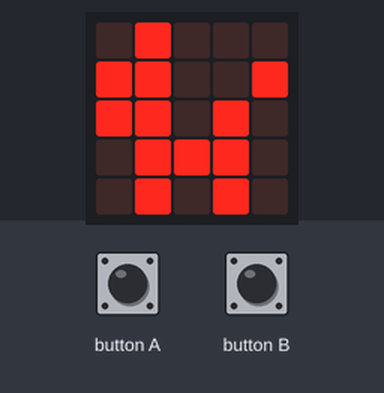
This program was run on a simulated BBC micro:bit (MakeCode). Shown: the board's 5×5 LED display. The test bench sets the inputs (shaded band).

Above: at 0.6 s.
1.3 s: button A pressed for 0.15 s
At 1.8 s:
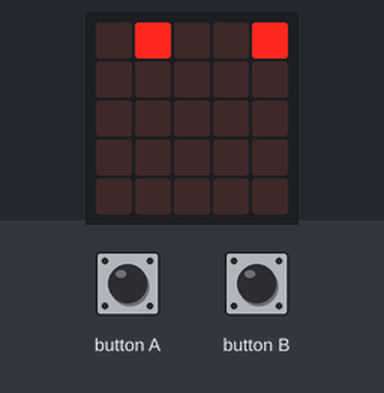
2.0 s: button B pressed for 0.15 s
At 4.0 s:
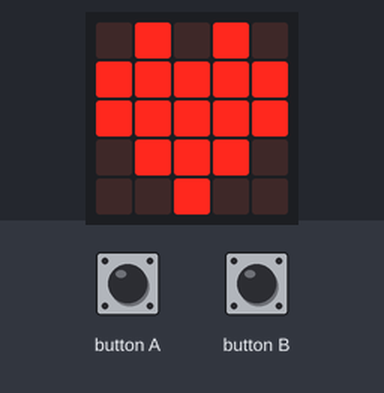
At 6.0 s:
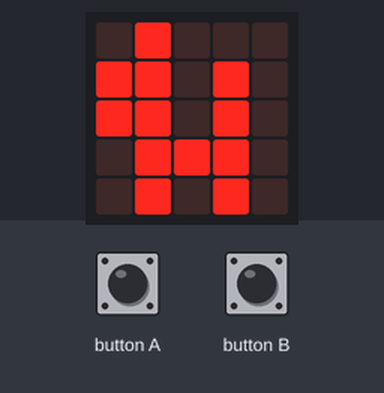

The program:

main.ts
```typescript
input.onButtonPressed(Button.A, function () {
    Kosc = 1
    Akcja = 1
})
input.onButtonPressed(Button.B, function () {
    Spacer = 1
    Akcja = 1
})
let Akcja = 0
let Kosc = 0
let Spacer = 0
let Zycie = 1
let Szczescie = 10
Spacer = 0
Kosc = 0
let Najedzenie = 0
Akcja = 0
loops.everyInterval(6000, function () {
    Szczescie += -1
    if (Najedzenie > 2) {
        Spacer += -1
    }
})
basic.forever(function () {
    while (Zycie == 1) {
        if (Akcja == 1) {
            if (Szczescie < 10 && Kosc == 1) {
                basic.showLeds(`
                    . # . . #
                    . . . . .
                    . . . . .
                    . . . . .
                    . . . . .
                    `)
                basic.showLeds(`
                    . . # # .
                    . # . . #
                    . . . . .
                    . . . . .
                    . . . . .
                    `)
                basic.showLeds(`
                    . # . . #
                    . . # # .
                    . # . . #
                    . . . . .
                    . . . . .
                    `)
                basic.showLeds(`
                    . . . . .
                    . # . . #
                    . . # # .
                    . # . . #
                    . . . . .
                    `)
                basic.showLeds(`
                    . . . . .
                    . . . . .
                    . # . . #
                    . . # # .
                    . # . . #
                    `)
                Szczescie += 1
                basic.showIcon(IconNames.Heart)
                basic.clearScreen()
                basic.pause(500)
                basic.showIcon(IconNames.Heart)
                basic.clearScreen()
                basic.pause(500)
                Najedzenie += 1
                Kosc = 0
                Akcja = 0
            }
            if (Spacer > 0) {
                basic.showLeds(`
                    . # . . .
                    # # . # .
                    # # . # .
                    . # # # .
                    . # . # .
                    `)
                basic.showLeds(`
                    # . . . .
                    # . # . .
                    # . # # .
                    # # # . .
                    # . # . .
                    `)
                basic.showLeds(`
                    # . . . .
                    # . # . #
                    # . # . .
                    # # # . .
                    # . # . .
                    `)
                basic.showLeds(`
                    . . . . .
                    . # . . .
                    . # . . #
                    # # . . .
                    . # . . .
                    `)
                basic.showLeds(`
                    . . . . .
                    # . . . .
                    # . . . .
                    # . . . #
                    # . . . .
                    `)
                basic.showLeds(`
                    . . . . .
                    . . . . .
                    . . . . .
                    . . . . .
                    . . . . #
                    `)
                Najedzenie = 0
                Spacer = 0
                Akcja = 0
            }
        } else {
            if (Szczescie == 10 || Szczescie > 10) {
                basic.showLeds(`
                    . # . . #
                    # # . # .
                    # # . . #
                    . # # # .
                    . # . # .
                    `)
                basic.showLeds(`
                    . # . # .
                    # # . . #
                    # # . # .
                    . # # # .
                    . # . # .
                    `)
            }
            if (Szczescie < 10 && Szczescie >= 5) {
                basic.showLeds(`
                    . # . . .
                    # # . # .
                    # # . . #
                    . # # # .
                    . # . # .
                    `)
                basic.showLeds(`
                    . # . . .
                    # # . . #
                    # # . # .
                    . # # # .
                    . # . # .
                    `)
            }
            if (Szczescie < 5 && Szczescie >= 1) {
                basic.showLeds(`
                    . # . . .
                    # # . . .
                    # # . . #
                    . # # # .
                    . # . # .
                    `)
                basic.showLeds(`
                    . # . . .
                    # # . . .
                    # # . # .
                    . # # # .
                    . # . # .
                    `)
            }
            if (Szczescie < 0 || Szczescie == 0) {
                basic.showIcon(IconNames.No)
                basic.showIcon(IconNames.No)
                basic.showIcon(IconNames.Skull)
                basic.showIcon(IconNames.Skull)
                basic.showLeds(`
                    . # . . .
                    # # # . .
                    . # . . .
                    . # . # .
                    . # # # #
                    `)
                Zycie = 0
            }
            if (Spacer < 0) {
                basic.showLeds(`
                    . # . . .
                    # # . . .
                    # # . . .
                    . # # # .
                    . # . # .
                    `)
                basic.showLeds(`
                    . # . . .
                    # # . . .
                    # # . . .
                    . # # . .
                    . # . # .
                    `)
                basic.showLeds(`
                    . # . . .
                    # # . . .
                    # # . . .
                    . # # # .
                    . # . # #
                    `)
                basic.showLeds(`
                    # . . . .
                    # . . . .
                    # . . . .
                    # # # . #
                    # . # # #
                    `)
                basic.showLeds(`
                    . . . . .
                    . . . . .
                    . . . . .
                    # # . # .
                    . # # # #
                    `)
                basic.showLeds(`
                    . . . . .
                    . . . . .
                    . . . . .
                    . . # . .
                    . # # # .
                    `)
                Najedzenie += -1
                Spacer = 0
                Akcja = 0
            }
        }
    }
})
```

test.ts
```typescript
// tu są testy; nie będzie to kompilowane, gdy ten pakiet będzie używany jako rozszerzenie.
```

Measured:
- after the input at 1.3 s, the display: changes after 0.30 s (image 1)
- after the input at 2.0 s, the display: first differs from a run without the input after 3.8 s (image 3)
- what the display in image 0 shows lasts 0.4 s, from 0.4 s to 0.8 s
- what the display in image 2 shows lasts 0.6 s, from 3.6 s to 4.2 s
